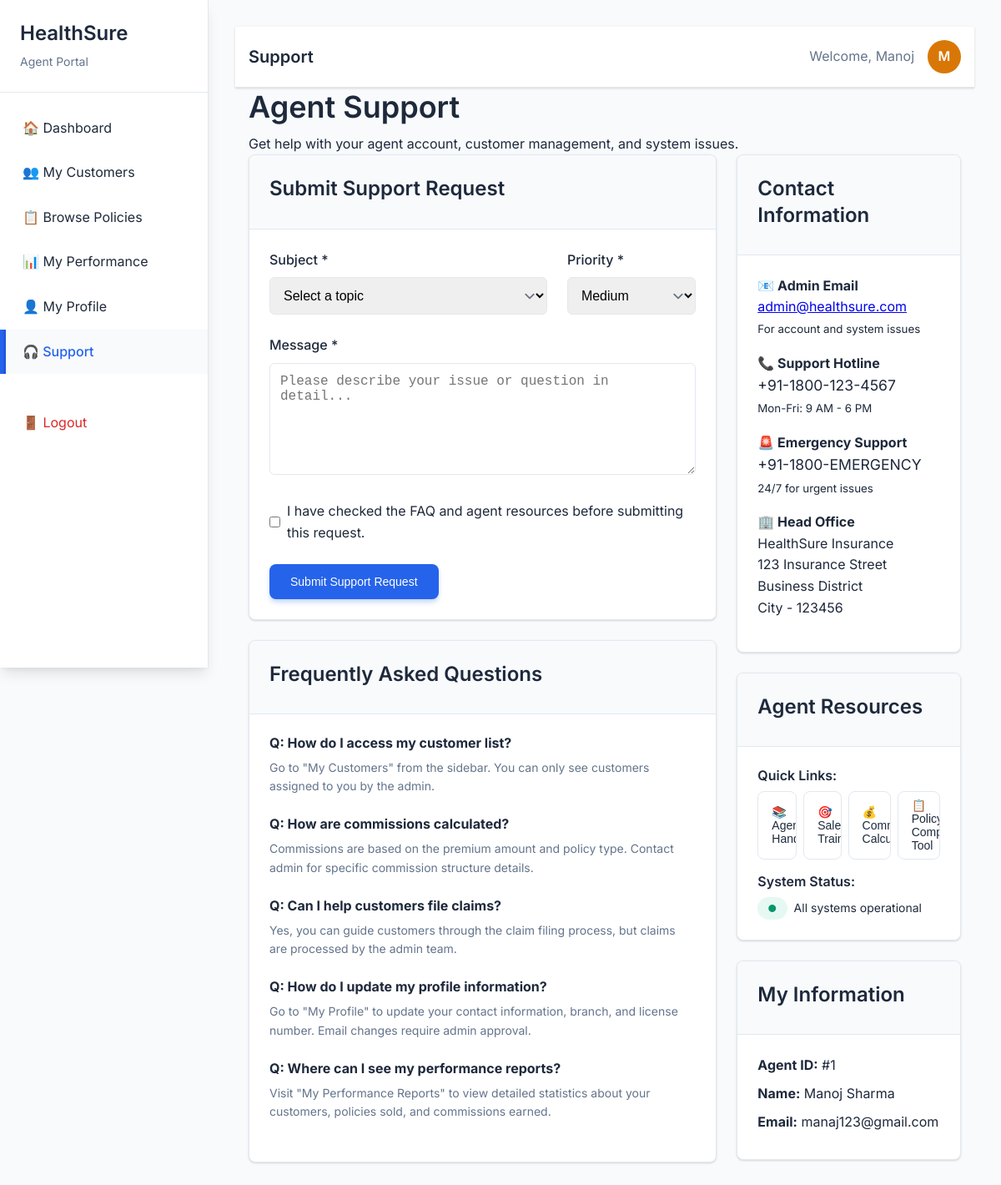
The app's page /HealthSure/agent/support.php (signed in) with its own data.
### tables this page shows
CREATE TABLE `agents` (
  `agent_id` int(11) NOT NULL,
  `user_id` int(11) DEFAULT NULL,
  `first_name` varchar(100) NOT NULL,
  `last_name` varchar(100) NOT NULL,
  `phone` varchar(15) DEFAULT NULL,
  `branch` varchar(100) DEFAULT NULL,
  `license_number` varchar(50) DEFAULT NULL,
  `hire_date` date DEFAULT NULL,
  `created_at` timestamp NOT NULL DEFAULT current_timestamp()
);

CREATE TABLE `users` (
  `user_id` int(11) NOT NULL,
  `email` varchar(255) NOT NULL,
  `password_hash` varchar(255) NOT NULL,
  `role` enum('admin','agent','customer') NOT NULL,
  `status` enum('active','blocked') DEFAULT 'active',
  `created_at` timestamp NOT NULL DEFAULT current_timestamp(),
  `updated_at` timestamp NOT NULL DEFAULT current_timestamp() ON UPDATE current_timestamp()
);

### HealthSure/includes/functions.php (called while the page is built, shortened)
<?php
function get_agent_info($user_id, $conn) {
    $stmt = $conn->prepare("SELECT a.*, u.email FROM agents a
                           JOIN users u ON a.user_id = u.user_id
                           WHERE a.user_id = ?");
    $stmt->execute([$user_id]);
    return $stmt->fetch(PDO::FETCH_ASSOC);
}
?>

### HealthSure/agent/support.php (the view, shortened to what this page needs)
<?php
require_once '../config/database.php';
require_once '../includes/functions.php';
?>
<!DOCTYPE html>
<html lang="en">
<head>
    <link rel="stylesheet" href="../assets/css/style.css">
    <link rel="stylesheet" href="../assets/css/animations.css">
</head>
<body>
    <?php include 'includes/sidebar.php'; ?>
    <div class="main-content">
        <?php include 'includes/header.php'; ?>
        <div class="container">
            <h1>Agent Support</h1>
            <p class="text-light">Get help with your agent account, customer management, and system issues.</p>
            <div class="row">
                <div class="col-8">
                    <div class="card">
                        <div class="card-header">
                            <h3>Submit Support Request</h3>
                        </div>
                        <div class="card-body">
                            <form method="POST" action="">
                                <div class="row">
                                    <div class="col-8">
                                        <div class="form-group">
                                            <label for="subject" class="form-label">Subject *</label>
                                            <select id="subject" name="subject" class="form-control form-select" required>
                                                <option value="">Select a topic</option>
                                            </select>
                                        </div>
                                    </div>
                                    <div class="col-4">
                                        <div class="form-group">
                                            <label for="priority" class="form-label">Priority *</label>
                                            <select id="priority" name="priority" class="form-control form-select" required>
                                                <option value="medium" selected>Medium</option>
                                            </select>
                                        </div>
                                    </div>
                                </div>
                                <div class="form-group">
                                    <label for="message" class="form-label">Message *</label>
                                    <textarea id="message" name="message" class="form-control" rows="6"
                                              placeholder="Please describe your issue or question in detail..." required></textarea>
                                </div>
                                <div class="form-group">
                                    <label class="d-flex align-items-center">
                                        <input type="checkbox" required style="margin-right: 0.5rem;">
                                        I have checked the FAQ and agent resources before submitting this request.
                                    </label>
                                </div>
                                <button type="submit" class="btn btn-primary">Submit Support Request</button>
                            </form>
                        </div>
                    </div>
                    <div class="card">
                        <div class="card-header">
                            <h3>Frequently Asked Questions</h3>
                        </div>
                        <div class="card-body">
                            <div class="mb-4">
                                <h6><strong>Q: How do I access my customer list?</strong></h6>
                                <p style="font-size: 0.875rem; color: var(--text-light);">
                                    Go to "My Customers" from the sidebar. You can only see customers assigned to you by the admin.
                                </p>
                            </div>
                            <div class="mb-4">
                                <h6><strong>Q: How are commissions calculated?</strong></h6>
                                <p style="font-size: 0.875rem; color: var(--text-light);">
                                    Commissions are based on the premium amount and policy type. Contact admin for specific commission structure details.
                                </p>
                            </div>
                            <div class="mb-4">
                                <h6><strong>Q: Can I help customers file claims?</strong></h6>
                                <p style="font-size: 0.875rem; color: var(--text-light);">
                                    Yes, you can guide customers through the claim filing process, but claims are processed by the admin team.
                                </p>
                            </div>
                            <div class="mb-4">
                                <h6><strong>Q: How do I update my profile information?</strong></h6>
                                <p style="font-size: 0.875rem; color: var(--text-light);">
                                    Go to "My Profile" to update your contact information, branch, and license number. Email changes require admin approval.
                                </p>
                            </div>
                            <div class="mb-4">
                                <h6><strong>Q: Where can I see my performance reports?</strong></h6>
                                <p style="font-size: 0.875rem; color: var(--text-light);">
                                    Visit "My Performance Reports" to view detailed statistics about your customers, policies sold, and commissions earned.
                                </p>
                            </div>
                        </div>
                    </div>
                </div>
                <div class="col-4">
                    <div class="card">
                        <div class="card-header">
                            <h3>Contact Information</h3>
                        </div>
                        <div class="card-body">
                            <div class="mb-3">
                                <strong>📧 Admin Email</strong><br>
                                <a href="mailto:admin@healthsure.com">admin@healthsure.com</a><br>
                                <small class="text-light">For account and system issues</small>
                            </div>
                            <div class="mb-3">
                                <strong>📞 Support Hotline</strong><br>
                                <span style="font-size: 1.1rem;">+91-1800-123-4567</span><br>
                                <small class="text-light">Mon-Fri: 9 AM - 6 PM</small>
                            </div>
                            <div class="mb-3">
                                <strong>🚨 Emergency Support</strong><br>
                                <span style="font-size: 1.1rem;">+91-1800-EMERGENCY</span><br>
                                <small class="text-light">24/7 for urgent issues</small>
                            </div>
                            <div class="mb-3">
                                <strong>🏢 Head Office</strong><br>
                                HealthSure Insurance<br>
                                123 Insurance Street<br>
                                Business District<br>
                                City - 123456
                            </div>
                        </div>
                    </div>
                    <div class="card mt-4">
                        <div class="card-header">
                            <h3>Agent Resources</h3>
                        </div>
                        <div class="card-body">
                            <h6>Quick Links:</h6>
                            <div class="d-flex flex-column" style="gap: 0.5rem;">
                                <button class="btn btn-outline btn-sm" onclick="alert('Feature coming soon!')">
                                    📚 Agent Handbook
                                </button>
                                <button class="btn btn-outline btn-sm" onclick="alert('Feature coming soon!')">
                                    🎯 Sales Training
                                </button>
                                <button class="btn btn-outline btn-sm" onclick="alert('Feature coming soon!')">
                                    💰 Commission Calculator
                                </button>
                                <button class="btn btn-outline btn-sm" onclick="alert('Feature coming soon!')">
                                    📋 Policy Comparison Tool
                                </button>
                            </div>
                            <h6 class="mt-3">System Status:</h6>
                            <div class="d-flex align-items-center" style="gap: 0.5rem;">
                                <span class="badge badge-success">●</span>
                                <span style="font-size: 0.875rem;">All systems operational</span>
                            </div>
                        </div>
                    </div>
                    <div class="card mt-4">
                        <div class="card-header">
                            <h3>My Information</h3>
                        </div>
                        <div class="card-body">
                            <div class="mb-2">
                                <strong>Agent ID:</strong> #<?php echo $agent_info['agent_id']; ?>
                            </div>
                            <div class="mb-2">
                                <strong>Name:</strong> <?php echo htmlspecialchars($agent_info['first_name'] . ' ' . $agent_info['last_name']); ?>
                            </div>
                            <div class="mb-2">
                                <strong>Email:</strong> <?php echo htmlspecialchars($agent_info['email']); ?>
                            </div>
                        </div>
                    </div>
                </div>
            </div>
        </div>
    </div>
</body>
</html>

### HealthSure/agent/includes/header.php
<?php
$agent_info = get_agent_info($_SESSION['user_id'], $conn);
?>
<div class="navbar">
    <div class="container d-flex justify-content-between align-items-center">
        <div>
            <h4 style="margin: 0; color: var(--text-dark);">
                <?php
                $page_titles = [
                    'dashboard.php' => 'Dashboard',
                    'customers.php' => 'My Customers',
                    'reports.php' => 'Performance Reports',
                    'profile.php' => 'My Profile',
                    'support.php' => 'Support'
                ];
                echo $page_titles[basename($_SERVER['PHP_SELF'])] ?? 'Agent Portal';
                ?>
            </h4>
        </div>
        <div class="d-flex align-items-center" style="gap: 1rem;">
            <span style="color: var(--text-light);">Welcome, <?php echo htmlspecialchars($agent_info['first_name']); ?></span>
            <div style="width: 40px; height: 40px; background: var(--warning-color); border-radius: 50%; display: flex; align-items: center; justify-content: center; color: white; font-weight: 600;">
                <?php echo strtoupper(substr($agent_info['first_name'], 0, 1)); ?>
            </div>
        </div>
    </div>
</div>

### HealthSure/assets/css/style.css (style rules this page uses)
* { margin: 0; padding: 0; box-sizing: border-box; }
:root { --primary-color: #2563eb; --primary-dark: #1d4ed8; --secondary-color: #64748b; --success-color: #059669; --warning-color: #d97706; --danger-color: #dc2626; --light-bg: #f8fafc; --white: #ffffff; --text-dark: #1e293b; --text-light: #64748b; --border-color: #e2e8f0; --shadow: 0 1px 3px 0 rgba(0, 0, 0, 0.1), 0 1px 2px 0 rgba(0, 0, 0, 0.06); --shadow-lg: 0 10px 15px -3px rgba(0, 0, 0, 0.1), 0 4px 6px -2px rgba(0, 0, 0, 0.05); --shadow-xl: 0 20px 25px -5px rgba(0, 0, 0, 0.1), 0 10px 10px -5px rgba(0, 0, 0, 0.04); --transition: all 0.3s cubic-bezier(0.4, 0, 0.2, 1); --border-radius: 0.5rem; --border-radius-lg: 0.75rem; }
body { font-family: 'Inter', -apple-system, BlinkMacSystemFont, 'Segoe UI', Roboto, sans-serif; line-height: 1.6; color: var(--text-dark); background-color: var(--light-bg); overflow-x: hidden; min-height: 100vh; }
h1, h2, h3, h4, h5, h6 { font-weight: 600; line-height: 1.3; margin-bottom: 0.5rem; }
h1 { font-size: 2.25rem; }
h3 { font-size: 1.5rem; }
h4 { font-size: 1.25rem; }
h6 { font-size: 1rem; }
.container { max-width: 1200px; margin: 0 auto; padding: 0 1rem; width: 100%; }
.card { background: var(--white); border-radius: var(--border-radius); box-shadow: var(--shadow); border: 1px solid var(--border-color); overflow: hidden; transition: var(--transition); margin-bottom: 1.5rem; }
.card-header { padding: 1.5rem; border-bottom: 1px solid var(--border-color); background: var(--light-bg); }
.card-body { padding: 1.5rem; }
.navbar { background: var(--white); border-bottom: 1px solid var(--border-color); box-shadow: var(--shadow); padding: 1rem 0; }
.main-content { margin-left: 250px; padding: 2rem; min-height: 100vh; transition: var(--transition); }
.form-group { margin-bottom: 1.5rem; }
.form-label { display: block; font-weight: 500; margin-bottom: 0.5rem; color: var(--text-dark); }
.form-control { width: 100%; padding: 0.75rem; border: 1px solid var(--border-color); border-radius: 0.375rem; font-size: 1rem; transition: border-color 0.2s, box-shadow 0.2s; }
.form-select { background-position: right 0.5rem center; background-repeat: no-repeat; background-size: 1.5em 1.5em; padding-right: 2.5rem; }
.btn { display: inline-block; padding: 0.75rem 1.5rem; font-size: 0.875rem; font-weight: 500; text-align: center; text-decoration: none; border: 1px solid transparent; border-radius: var(--border-radius); cursor: pointer; transition: var(--transition); position: relative; overflow: hidden; user-select: none; }
.btn::before { content: ''; position: absolute; top: 0; left: -100%; width: 100%; height: 100%; background: linear-gradient(90deg, transparent, rgba(255,255,255,0.2), transparent); transition: var(--transition); }
.btn-primary { background: var(--primary-color); color: var(--white); box-shadow: 0 4px 6px -1px rgba(37, 99, 235, 0.3); }
.btn-outline { background: transparent; border: 1px solid var(--border-color); color: var(--text-dark); }
.btn-sm { padding: 0.5rem 1rem; font-size: 0.875rem; }
.badge { display: inline-flex; align-items: center; padding: 0.25rem 0.75rem; font-size: 0.75rem; font-weight: 500; border-radius: 9999px; text-transform: uppercase; letter-spacing: 0.025em; transition: var(--transition); animation: fadeInScale 0.3s ease-out; }
.badge-success { background: rgba(16, 185, 129, 0.1); color: var(--success-color); }
.row { display: flex; flex-wrap: wrap; margin: 0 -0.75rem; }
.col-4 { flex: 0 0 33.333333%; max-width: 33.333333%; }
.col-8 { flex: 0 0 66.666667%; max-width: 66.666667%; }
[class*="col-"] { padding: 0 0.75rem; }
.mt-3 { margin-top: 1rem; }
.mt-4 { margin-top: 1.5rem; }
.mb-2 { margin-bottom: 0.5rem; }
.mb-3 { margin-bottom: 1rem; }
.mb-4 { margin-bottom: 1.5rem; }
.d-flex { display: flex; }
.justify-content-between { justify-content: space-between; }
.align-items-center { align-items: center; }
.animate-in { animation: fadeInUp 0.6s ease-out; }
.page-transition { opacity: 0; transform: translateY(20px); transition: all 0.3s ease-out; }
.page-transition.loaded { opacity: 1; transform: translateY(0); }

### records on screen
agents: first_name "Manoj", first_name "M", agent_id "1", first_name+last_name "Manoj Sharma", user.email "manaj123@gmail.com"

### other values on screen
$page_titles[basename($_SERVER['PHP_SELF'])] "Support"
